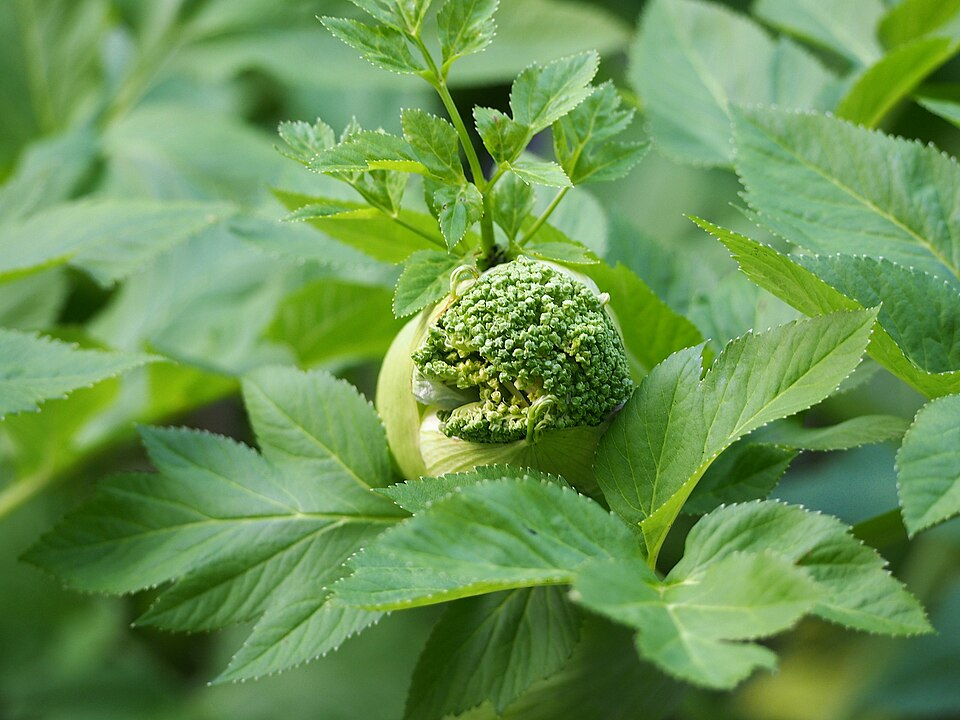
#> input picture assets/reference_images/aromas/angelica.jpg, 960 x 720 px
$ python -i image_thumbs.py   (imports and definitions only)
#> lines starting #> are read from the running program, lines starting #| are printed output that depends on the picture
"""Thumbnail and LQIP generation for progressive image loading.

Generates two derivative images alongside any original:
- **thumb** (300px wide, WebP, ~15-30 KB): for grids, version lists, hero strips
- **lqip** (32px wide, WebP, ~1-2 KB): for blur-up placeholder

Usage::

    from bot.services.image_thumbs import ensure_thumbnails, thumb_urls

    # After saving an image file:
    ensure_thumbnails(path_to_image)

    # Get URLs for frontend:
    urls = thumb_urls("/generated/carousel_assets/abc/slide_1.png")
    # => {"thumb_url": "...slide_1_thumb.webp", "lqip_url": "...slide_1_lqip.webp"}
"""
from __future__ import annotations

import logging
from pathlib import Path

logger = logging.getLogger(__name__)

THUMB_WIDTH = 300
LQIP_WIDTH = 32
THUMB_QUALITY = 80
LQIP_QUALITY = 50


def ensure_thumbnails(image_path: str | Path) -> tuple[str, str]:
    """Generate thumb + LQIP for an image if they don't already exist.

    Returns (thumb_path, lqip_path) as strings, or ("", "") on failure.
    """
    src = Path(image_path)
    if not src.exists():
        return ("", "")

    stem = src.stem
    directory = src.parent
    thumb_path = directory / f"{stem}_thumb.webp"
    lqip_path = directory / f"{stem}_lqip.webp"

    # Skip if both already exist
    if thumb_path.exists() and lqip_path.exists():
        return (str(thumb_path), str(lqip_path))

    try:
        from PIL import Image

        with Image.open(src) as img:
            # Convert RGBA to RGB for WebP (avoid transparency issues)
#> img is the input picture: PIL image 960x720 RGB; mean R, G, B 105.5, 148.2, 82
            if img.mode in ("RGBA", "P"):
                img = img.convert("RGB")

            w, h = img.size
#> w = 960; h = 720

            # Thumb (300px wide)
            if not thumb_path.exists():
                ratio = THUMB_WIDTH / w
#> ratio = 0.312
                thumb = img.resize(
                    (THUMB_WIDTH, max(1, int(h * ratio))),
                    Image.Resampling.LANCZOS,
                )
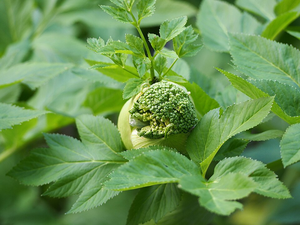
#> thumb: PIL image 300x225 RGB; mean R, G, B 105.5, 148.2, 82
                thumb.save(thumb_path, "WEBP", quality=THUMB_QUALITY)

            # LQIP (32px wide)
            if not lqip_path.exists():
                ratio = LQIP_WIDTH / w
#> ratio = 0.0333
                lqip = img.resize(
                    (LQIP_WIDTH, max(1, int(h * ratio))),
                    Image.Resampling.LANCZOS,
                )
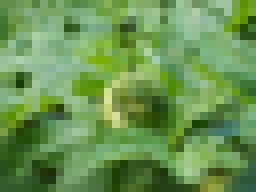
#> lqip: PIL image 32x24 RGB (shown 8 times larger); mean R, G, B 105.5, 148.3, 82.1
                lqip.save(lqip_path, "WEBP", quality=LQIP_QUALITY)

        logger.debug("Thumbnails generated for %s", src.name)
        return (str(thumb_path), str(lqip_path))

    except Exception:
        logger.warning("Failed to generate thumbnails for %s", src, exc_info=True)
        return ("", "")


def thumb_urls(original_url: str) -> dict[str, str]:
    """Derive thumb/lqip URLs from an original image URL.

    Works by replacing the extension with ``_thumb.webp`` / ``_lqip.webp``.

    >>> thumb_urls("/generated/carousel_assets/abc/slide_1_de34.png")
    {"thumb_url": "/generated/carousel_assets/abc/slide_1_de34_thumb.webp",
     "lqip_url": "/generated/carousel_assets/abc/slide_1_de34_lqip.webp"}
    """
    if not original_url:
        return {"thumb_url": "", "lqip_url": ""}

    # Remove extension, add suffix
    dot = original_url.rfind(".")
    if dot == -1:
        base = original_url
    else:
        base = original_url[:dot]

    return {
        "thumb_url": f"{base}_thumb.webp",
        "lqip_url": f"{base}_lqip.webp",
    }


def enrich_image_dict(img: dict, url_key: str = "url") -> dict:
    """Add thumb_url and lqip_url to an image dict if missing.

    Non-destructive: returns the same dict with added keys.
    """
    if not img or not isinstance(img, dict):
        return img

    url = img.get(url_key, "")
    if url and not img.get("thumb_url"):
        urls = thumb_urls(url)
        img["thumb_url"] = urls["thumb_url"]
        img["lqip_url"] = urls["lqip_url"]

    return img

>>> result = ensure_thumbnails('../../assets/reference_images/aromas/angelica.jpg')

$ run again, on assets/reference_images/aromas/benzoin.jpg
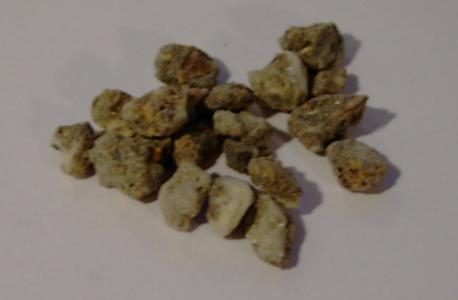
#> input picture assets/reference_images/aromas/benzoin.jpg, 458 x 300 px
#> in ensure_thumbnails, img is the input picture: PIL image 458x300 RGB; mean R, G, B 130, 120.6, 110.5
#> in ensure_thumbnails, `lqip = img.resize( (LQIP_WIDTH, max(1, int(h * ratio))), Image.Resampl..`:
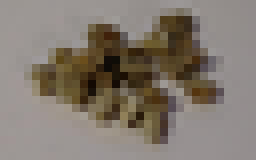
#> lqip: PIL image 32x20 RGB (shown 8 times larger); mean R, G, B 130, 120.6, 110.5

$ run again, on assets/reference_images/aromas/black-spruce.jpg
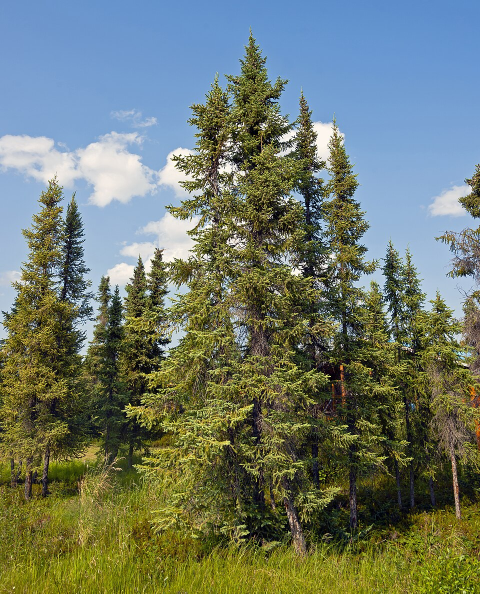
#> input picture assets/reference_images/aromas/black-spruce.jpg, 960 x 1187 px (shown at 1/2 size)
#> in ensure_thumbnails, img is the input picture: PIL image 960x1187 RGB; mean R, G, B 110.5, 121.2, 106.6
#> in ensure_thumbnails, `thumb = img.resize( (THUMB_WIDTH, max(1, int(h * ratio))), Image.Resam..`:
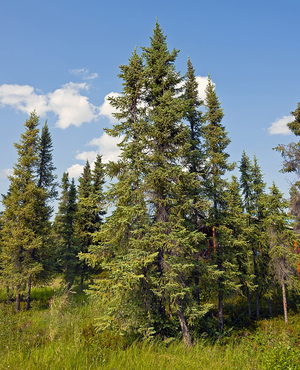
#> thumb: PIL image 300x370 RGB; mean R, G, B 110.5, 121.2, 106.6
#> in ensure_thumbnails, `lqip = img.resize( (LQIP_WIDTH, max(1, int(h * ratio))), Image.Resampl..`:
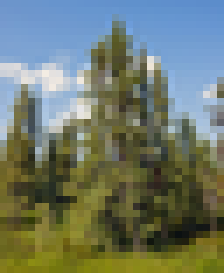
#> lqip: PIL image 32x39 RGB (shown 7 times larger); mean R, G, B 110.5, 121.2, 106.6
